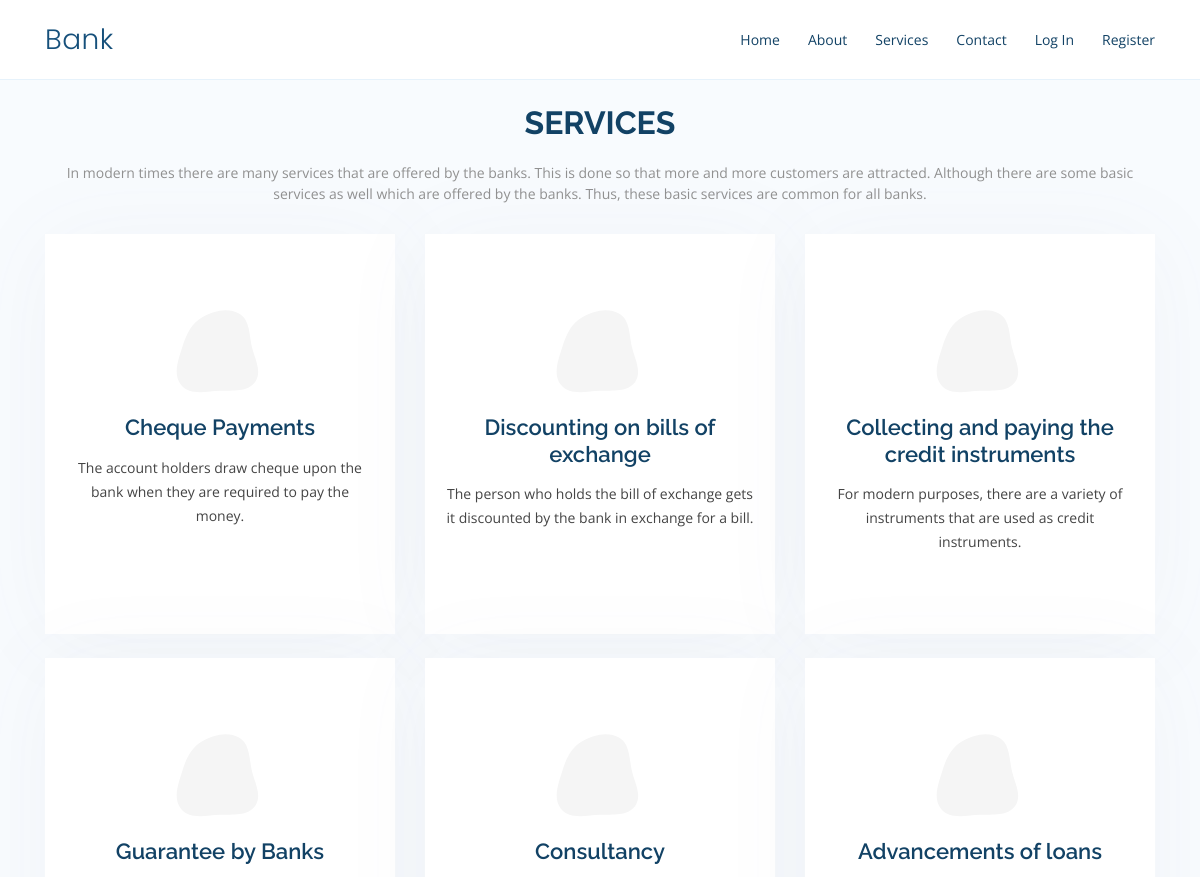
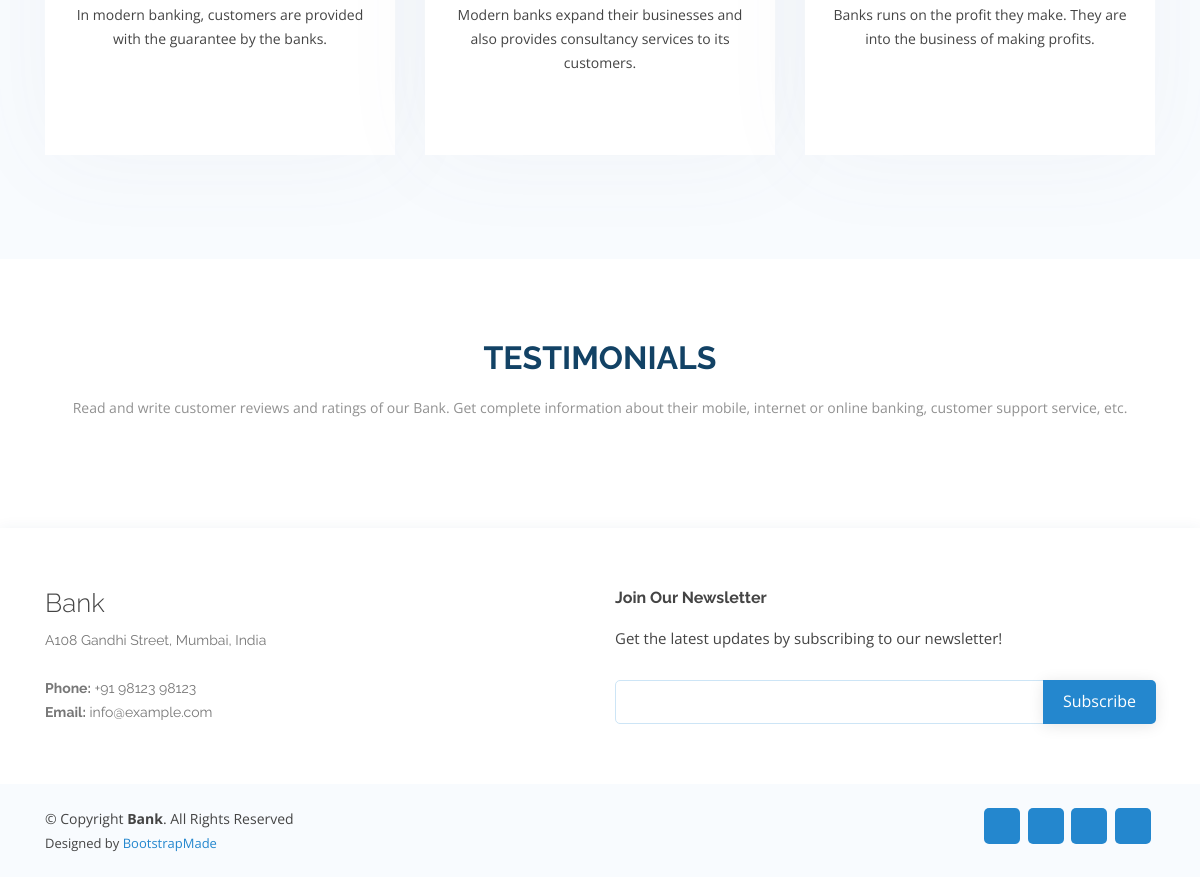
Page /services/ on the committed database (2 pictures, top to bottom).
### data/models.py (models this page shows, shortened)
class Data(models.Model):
	name = models.CharField(max_length=30)
	about = models.TextField(default='-')
	fill = models.CharField(max_length=30, default='-')
	icon = models.CharField(max_length=50, default='-')

### main/models.py (models this page shows, shortened)
class Main(models.Model):
	name = models.CharField(max_length=50)
	about = models.TextField(default='-')
	phn = models.CharField(default='-', max_length=50)
	email = models.CharField(default='-', max_length=50)
	tw = models.CharField(default='-', max_length=50)
	fb = models.CharField(default='-', max_length=50)
	ig = models.CharField(default='-', max_length=50)
	ln = models.CharField(default='-', max_length=50)

### main/views.py (the view)
# urls.py: url(r'^services/$', views.services, name='services'),
def services(request):
	site = Main.objects.get(pk=1)
	data = Data.objects.all()
	return render(request, 'front/services.html', {'site': site, 'data': data})

### main/templates/front/services.html (shortened to what this page needs)
{% extends 'front/master.html' %}
{% load static %}
 {% block mainblock %}
  <main id="main">
	<br>
    <section id="services" class="services section-bg">
		<div class="container" data-aos="fade-up">
		  <div class="section-title">
			<h2>Services</h2>
			<p>In modern times there are many services that are offered by the banks. This is done so that more and more customers are attracted. Although there are some basic services as well which are offered by the banks. Thus, these basic services are common for all banks.</p>
		  </div>
		  <div class="row">
			{% for i in data %}
			<div class="col-lg-4 col-md-6 d-flex align-items-stretch pb-4" data-aos="zoom-in" data-aos-delay="100">
			  <div class="{{i.fill}}">
				<div class="icon">
				  <i class="{{i.icon}}"></i>
				</div>
				<h4><a href="">{{i.name}}</a></h4>
				<p>{{i.about}}</p>
			  </div>
			</div>
			{% endfor %}
		  </div>
		</div>
	  </section>
    <section id="testimonials" class="testimonials">
      <div class="container" data-aos="fade-up">
        <div class="section-title">
          <h2>Testimonials</h2>
          <p>Read and write customer reviews and ratings of our Bank. Get complete information about their mobile, internet or online banking, customer support service, etc.</p>
        </div>
      </div>
    </section>
  </main>
 {% endblock %}

### main/templates/front/master.html (shortened to what this page needs)
{% load static %}
<!DOCTYPE html>
<html lang="en">
<head>
  <link href="{% static 'front/assets/vendor/bootstrap/css/bootstrap.min.css' %}" rel="stylesheet">
  <link href="{% static 'front/assets/vendor/icofont/icofont.min.css' %}" rel="stylesheet">
  <link href="{% static 'front/assets/vendor/boxicons/css/boxicons.min.css' %}" rel="stylesheet">
  <link href="{% static 'front/assets/vendor/remixicon/remixicon.css' %}" rel="stylesheet">
  <link href="{% static 'front/assets/vendor/venobox/venobox.css' %}" rel="stylesheet">
  <link href="{% static 'front/assets/vendor/owl.carousel/assets/owl.carousel.min.css' %}" rel="stylesheet">
  <link href="{% static 'front/assets/vendor/aos/aos.css' %}" rel="stylesheet">
  <link href="{% static 'front/assets/css/style.css' %}" rel="stylesheet">
</head>
<body>
  <header id="header" class="fixed-top">
    <div class="container d-flex align-items-center">
      <h1 class="logo mr-auto"><a href="/">Bank</a></h1>
      <nav class="nav-menu d-none d-lg-block">
        <ul>
          <li><a href="/">Home</a></li>
          <li><a href="/about">About</a></li>
          <li><a href="/services">Services</a></li>
          <li><a href="/contact">Contact</a></li>
          <li><a href="/login">Log In</a></li>
          <li><a href="/register">Register</a></li>
        </ul>
      </nav>
    </div>
  </header>
  {% block mainblock %}
  {% endblock %}
  <footer id="footer">
    <div class="footer-top">
      <div class="container">
        <div class="row">
          <div class="col-lg-6 col-sm-12 footer-contact">
            <h3>Bank</h3>
            <p>
              A108 Gandhi Street, Mumbai, India<br><br>
              <strong>Phone:</strong> {{site.phn}}<br>
              <strong>Email:</strong> {{site.email}}<br>
            </p>
          </div>
          <div class="col-lg-6 col-sm-12 footer-newsletter">
            <h4>Join Our Newsletter</h4>
            <p>{{site.about}}</p>
            <form action="" method="post">
              <input type="email" name="email"><input type="submit" value="Subscribe">
            </form>
          </div>
        </div>
      </div>
    </div>
    <div class="container d-md-flex py-4">
      <div class="mr-md-auto text-center text-md-left">
        <div class="copyright">
          &copy; Copyright <strong><span>Bank</span></strong>. All Rights Reserved
        </div>
        <div class="credits">
          Designed by <a href="https://bootstrapmade.com/">BootstrapMade</a>
        </div>
      </div>
      <div class="social-links text-center text-md-right pt-3 pt-md-0">
        <a href="{{site.tw}}" class="twitter"><i class="bx bxl-twitter"></i></a>
        <a href="{{site.fb}}" class="facebook"><i class="bx bxl-facebook"></i></a>
        <a href="{{site.ig}}" class="instagram"><i class="bx bxl-instagram"></i></a>
        <a href="{{site.ln}}" class="linkedin"><i class="bx bxl-linkedin"></i></a>
      </div>
    </div>
  </footer>
</body>
</html>

### main/static/front/assets/css/style.css (style rules this page uses)
body { font-family: "Open Sans", sans-serif; color: #444444; }
a { color: #2487ce; }
h1, h2, h3, h4, h5, h6 { font-family: "Raleway", sans-serif; }
#header { transition: all 0.5s; background: #fff; z-index: 997; padding: 15px 0; border-bottom: 1px solid #e6f2fb; }
#header .logo { font-size: 28px; margin: 0; padding: 0; line-height: 1; font-weight: 300; letter-spacing: 0.5px; font-family: "Poppins", sans-serif; }
#header .logo a { color: #16507b; }
.nav-menu ul { margin: 0; padding: 0; list-style: none; }
.nav-menu > ul { display: flex; }
.nav-menu > ul > li { position: relative; white-space: nowrap; padding: 14px 0 14px 28px; }
.nav-menu a { display: block; position: relative; color: #124265; transition: 0.3s; font-size: 14px; font-family: "Open Sans", sans-serif; }
section { padding: 80px 0; overflow: hidden; }
.section-bg { background-color: #f8fbfe; }
.section-title { text-align: center; padding-bottom: 30px; }
.section-title h2 { font-size: 32px; font-weight: bold; text-transform: uppercase; margin-bottom: 20px; padding-bottom: 0; color: #124265; }
.section-title p { margin-bottom: 0; font-size: 14px; color: #919191; }
.services .icon-box { text-align: center; padding: 70px 20px 80px 20px; transition: all ease-in-out 0.3s; background: #fff; box-shadow: 0px 5px 90px 0px rgba(110, 123, 131, 0.05); }
.services .icon-box .icon { margin: 0 auto; width: 100px; height: 100px; display: flex; align-items: center; justify-content: center; transition: ease-in-out 0.3s; position: relative; }
.services .icon-box .icon i { font-size: 36px; transition: 0.5s; position: relative; }
.services .icon-box .icon svg { position: absolute; top: 0; left: 0; }
.services .icon-box h4 { font-weight: 600; margin: 10px 0 15px 0; font-size: 22px; }
.services .icon-box h4 a { color: #124265; transition: ease-in-out 0.3s; }
.services .icon-box p { line-height: 24px; font-size: 14px; margin-bottom: 0; }
.services .iconbox-blue i { color: #47aeff; }
.services .iconbox-orange i { color: #ffa76e; }
.services .iconbox-pink i { color: #e80368; }
.services .iconbox-yellow i { color: #ffbb2c; }
.services .iconbox-red i { color: #ff5828; }
.services .iconbox-teal i { color: #11dbcf; }
#footer { color: #444444; font-size: 14px; background: #f8fbfe; box-shadow: 0px 2px 15px rgba(18, 66, 101, 0.08); }
#footer .footer-top { padding: 60px 0 30px 0; background: #fff; }
#footer .footer-top .footer-contact { margin-bottom: 30px; }
#footer .footer-top .footer-contact h3 { font-size: 26px; margin: 0 0 10px 0; padding: 2px 0 2px 0; line-height: 1; font-weight: 300; }
#footer .footer-top .footer-contact p { font-size: 14px; line-height: 24px; margin-bottom: 0; font-family: "Raleway", sans-serif; color: #777777; }
#footer .footer-top h4 { font-size: 16px; font-weight: bold; color: #124265; position: relative; padding-bottom: 12px; }
#footer .footer-newsletter { font-size: 15px; }
#footer .footer-newsletter h4 { font-size: 16px; font-weight: bold; color: #444444; position: relative; padding-bottom: 12px; }
#footer .footer-newsletter form { margin-top: 30px; background: #fff; padding: 6px 10px; position: relative; border-radius: 5px; text-align: left; border: 1px solid #cde5f6; }
#footer .footer-newsletter form input[type="email"] { border: 0; padding: 4px 8px; width: calc(100% - 100px); }
#footer .footer-newsletter form input[type="submit"] { position: absolute; top: -1px; right: -2px; bottom: -1px; border: 0; background: none; font-size: 16px; padding: 0 20px 2px 20px; background: #2487ce; color: #fff; transition: 0.3s; border-radius: 0 5px 5px 0; box-shadow: 0px 2px 15px rgba(0, 0, 0, 0.1); }
#footer .credits { padding-top: 5px; font-size: 13px; color: #444444; }
#footer .social-links a { font-size: 18px; display: inline-block; background: #2487ce; color: #fff; line-height: 1; padding: 8px 0; margin-right: 4px; border-radius: 5px; text-align: center; width: 36px; height: 36px; transition: 0.3s; }

### rows in the picture
Data: name "Cheque Payments", about "The account holders draw cheque upon the bank when they are required to pay the money."
Data: name "Discounting on bills of exchange", about "The person who holds the bill of exchange gets it discounted by the bank in exchange for a bill."
Data: name "Collecting and paying the credit instruments", about "For modern purposes, there are a variety of instruments that are used as credit instruments."
Data: name "Guarantee by Banks", about "In modern banking, customers are provided with the guarantee by the banks."
Data: name "Consultancy", about "Modern banks expand their businesses and also provides consultancy services to its customers."
Data: name "Advancements of loans", about "Banks runs on the profit they make. They are into the business of making profits."
Main: phn "+91 98123 98123", email "info@example.com", about "Get the latest updates by subscribing to our newsletter!"
